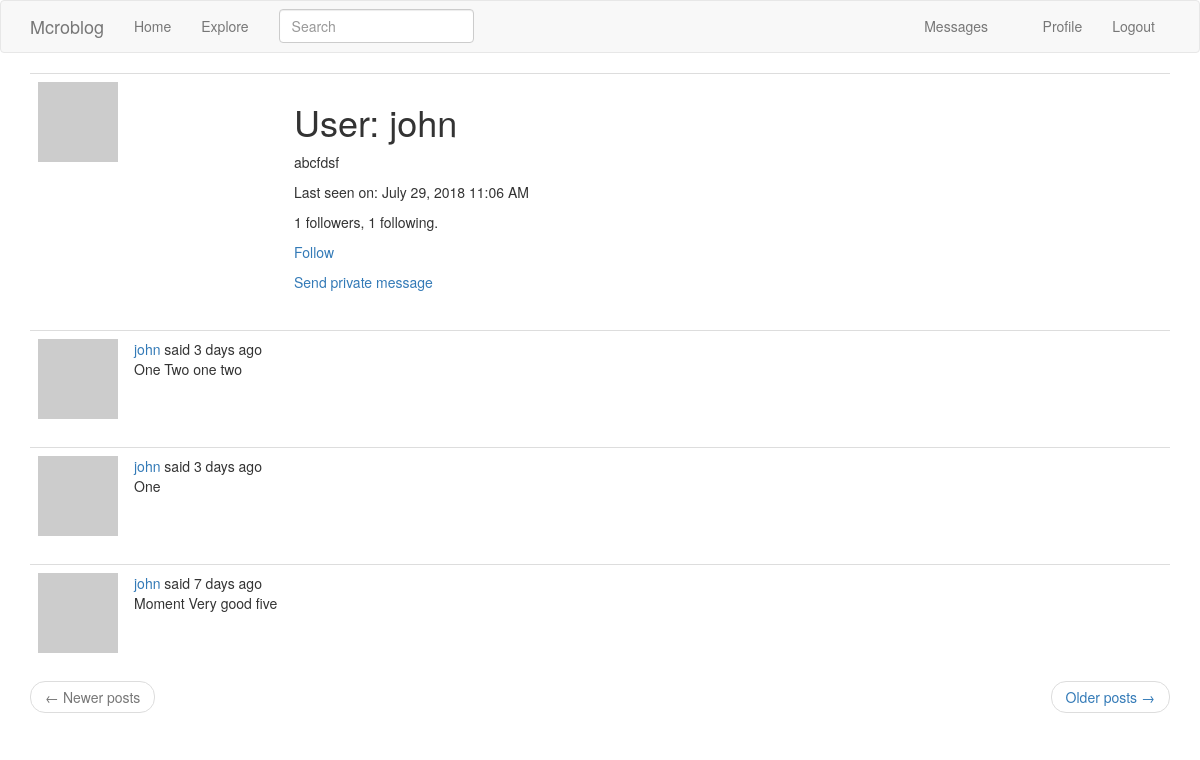
/user/john (signed in), run on the app's committed database.
### app/models.py (models this page shows, shortened)
class User(UserMixin, db.Model):
    id = db.Column(db.Integer, primary_key=True)
    username = db.Column(db.String(64), index=True, unique=True)
    email = db.Column(db.String(120), index=True, unique=True)
    password_hash = db.Column(db.String(128))
    posts = db.relationship('Post', backref='author', lazy='dynamic')
    about_me = db.Column(db.String(140))
    last_seen = db.Column(db.DateTime, default=datetime.utcnow)
    followed = db.relationship(
        'User', secondary=followers,
        primaryjoin=(followers.c.follower_id == id),
        secondaryjoin=(followers.c.followed_id == id),
        backref=db.backref('followers', lazy='dynamic'),
        lazy='dynamic'
    )
    messages_sent = db.relationship(
        'Message',
        foreign_keys='Message.send_id',
        backref='author',
        lazy='dynamic'
    )
    messages_received = db.relationship(
        'Message',
        foreign_keys='Message.recipient_id',
        backref='recipient',
        lazy='dynamic'
    )
    last_message_read_time = db.Column(db.DateTime)
    notifications = db.relationship(
        'Notification',
        backref='user',
        lazy='dynamic'
    )
    def new_messages(self):
        last_read_time = self.last_message_read_time or datetime(1900, 1, 1)
        return Message.query.filter_by(recipient=self).filter(
            Message.timestamp > last_read_time
        ).count()
    def is_following(self, user):
        return self.followed.filter(
            followers.c.followed_id == user.id).count() > 0
    def avatar(self, size):
        digest = md5(self.email.lower().encode('utf-8')).hexdigest()
        return 'https://www.gravatar.com/avatar/{}?d=identicon&s={}'.format(digest, size)

class SearchableMixin(object):
    @classmethod
    def before_commit(cls, session):
        session._changes = {
            'add': list(session.new),
            'update': list(session.dirty),
            'delete': list(session.deleted)
        }
    @classmethod
    def after_commit(cls, session):
        for obj in session._changes['add']:
            if isinstance(obj, SearchableMixin):
                add_to_index(obj.__tablename__, obj)
        for obj in session._changes['update']:
            if isinstance(obj, SearchableMixin):
                add_to_index(obj.__tablename__, obj)
        for obj in session._changes['delete']:
            if isinstance(obj, SearchableMixin):
                remove_from_index(obj.__tablename__, obj)
        session._changes = None

class Post(SearchableMixin, db.Model):
    __searchable__ = ['body']
    id = db.Column(db.Integer, primary_key=True)
    body = db.Column(db.String(140))
    timestamp = db.Column(db.DateTime, index=True, default=datetime.utcnow)
    user_id = db.Column(db.Integer, db.ForeignKey('user.id'))
    language = db.Column(db.String(5))

### app/main/routes.py (the view)
@bp.route('/user/<username>')
@login_required
def user(username):
    user = User.query.filter_by(username=username).first_or_404()
    page = request.args.get('page', 1, type=int)
    posts = user.posts.order_by(Post.timestamp.desc()).paginate(
        page, current_app.config['POSTS_PER_PAGE'], False)
    next_url = url_for('main.user', username=user.username,
                       page=posts.next_num) if posts.has_next else None
    prev_url = url_for('main.user', username=user.username,
                       page=posts.prev_num) if posts.has_prev else None
    return render_template('user.html', user=user, posts=posts.items,
                           next_url=next_url, prev_url=prev_url)

### app/main/forms.py
class SearchForm(FlaskForm):
    q = StringField(_l('Search'), validators=[DataRequired()])
    def __init__(self, *args, **kwargs):
        if 'formdata' not in kwargs:
            kwargs['formdata'] = request.args
        if 'csrf_enabled' not in kwargs:
            kwargs['csrf_enabled'] = False
        super(SearchForm, self).__init__(*args, **kwargs)

### app/main/routes.py (called while the page is built)
@bp.before_app_request
def before_request():
    if current_user.is_authenticated:
        current_user.last_seen = datetime.utcnow()
        db.session.commit()
        g.search_form = SearchForm()
    g.locale = str(get_locale())

### app/models.py (called while the page is built)
@login.user_loader
def load_user(id):
    return User.query.get(int(id))

### app/templates/user.html
{% extends "base.html" %}
{% block app_content %}
    <table class="table table-hover">
        <tr>
            <td width="256px"><img src="{{ user.avatar(256) }}"></td>
            <td>
                <h1>User: {{ user.username }}</h1>
                {% if user.about_me %}<p>{{ user.about_me }}</p>{% endif %}
                {% if user.last_seen %}<p>Last seen on: {{ moment(user.last_seen).format('LLL') }}</p>{% endif %}
                <p>{{ user.followers.count() }} followers, {{ user.followed.count() }} following.</p>
                {% if user == current_user %}
                    <p><a href="{{ url_for('main.edit_profile') }}">Edit your profile</a></p>
                {% elif not current_user.is_following(user) %}
                    <p><a href="{{ url_for('main.follow', username=user.username) }}">Follow</a></p>
                {% else %}
                    <p><a href="{{ url_for('main.unfollow', username=user.username) }}">Unfollow</a></p>
                {% endif %}
                {% if user != current_user %}
                    <p>
                        <a href="{{ url_for('main.send_message', recipient=user.username) }}">
                            {{ _('Send private message') }}
                        </a>
                    </p>
                {% endif %}
            </td>
        </tr>
    </table>
    {% for post in posts %}
        {% include '_post.html' %}
    {% endfor %}
    <nav aria-label="...">
        <ul class="pager">
            <li class="previous{% if not prev_url %} disabled{% endif %}">
                <a href="{{ prev_url or '#' }}">
                    <span aria-hidden="true">&larr;</span> Newer posts
                </a>
            </li>
            <li class="next{% if not next_url %} disabled{% endif %}">
                <a href="{{ next_url or '#' }}">
                    Older posts <span aria-hidden="true">&rarr;</span>
                </a>
            </li>
        </ul>
    </nav>
{% endblock %}

### app/templates/_post.html (shortened to what this page needs)
<table class="table table-hover">
    <tr>
        <td width="70px">
            <a href="{{ url_for('main.user', username=post.author.username) }}">
                <img src="{{ post.author.avatar(70) }}"/>
            </a>
        </td>
        <td>
            {{ _('%(username)s said %(when)s', username=user_link, when=moment(post.timestamp).fromNow()) }}
            <br>
            <span id="post{{ post.id }}">{{ post.body }}</span>
        </td>
    </tr>
</table>

### data on the page
User: username "john", about_me "abcfdsf", last_seen "July 29, 2018 11:06 AM"
Post: body "One Two one two"
Post: body "One"
Post: body "Moment Very good five"

### other printed values
{{ user.followers.count() }} "1"
{{ user.followed.count() }} "1"
